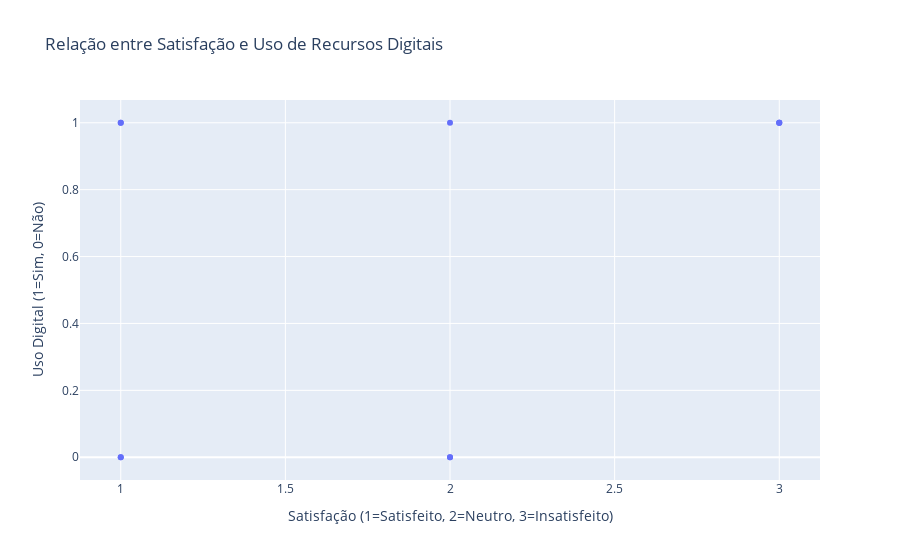

Notebook cell for this chart:
### Code cell
import plotly.express as px

data = {'Satisfação': ['Satisfeito', 'Satisfeito', 'Neutro', 'Insatisfeito', 'Satisfeito', 
                       'Neutro', 'Insatisfeito', 'Neutro', 'Satisfeito', 'Insatisfeito'],
        'Uso Digital': ['Sim', 'Não', 'Sim', 'Sim', 'Não', 
                        'Não', 'Sim', 'Não', 'Sim', 'Sim']}
df = pd.DataFrame(data)
# Atribuindo valores numéricos para as categorias
df['Satisfação_Num'] = df['Satisfação'].map({'Satisfeito': 1, 'Neutro': 2, 'Insatisfeito': 3})
df['Uso_Digital_Num'] = df['Uso Digital'].map({'Sim': 1, 'Não': 0})

# Gráfico de Dispersão
fig = px.scatter(df, x='Satisfação_Num', y='Uso_Digital_Num', 
                 labels={'Satisfação_Num': 'Satisfação (1=Satisfeito, 2=Neutro, 3=Insatisfeito)',
                         'Uso_Digital_Num': 'Uso Digital (1=Sim, 0=Não)'},
                 title='Relação entre Satisfação e Uso de Recursos Digitais')

fig.show()

### Figure 1 — Plotly figure (JSON) as saved in the notebook; plotly's stock layout.template omitted (floating-point values rounded to 4 significant figures)
{"data": [{"hovertemplate": "Satisfação (1=Satisfeito, 2=Neutro, 3=Insatisfeito)=%{x}<br>Uso Digital (1=Sim, 0=Não)=%{y}<extra></extra>", "legendgroup": "", "marker": {"color": "#636efa", "symbol": "circle"}, "mode": "markers", "name": "", "orientation": "v", "showlegend": false, "type": "scatter", "x": [1, 1, 2, 3, 1, 2, 3, 2, 1, 3], "xaxis": "x", "y": [1, 0, 1, 1, 0, 0, 1, 0, 1, 1], "yaxis": "y"}], "layout": {"legend": {"tracegroupgap": 0}, "title": {"text": "Relação entre Satisfação e Uso de Recursos Digitais"}, "xaxis": {"anchor": "y", "domain": [0, 1], "title": {"text": "Satisfação (1=Satisfeito, 2=Neutro, 3=Insatisfeito)"}}, "yaxis": {"anchor": "x", "domain": [0, 1], "title": {"text": "Uso Digital (1=Sim, 0=Não)"}}}}
